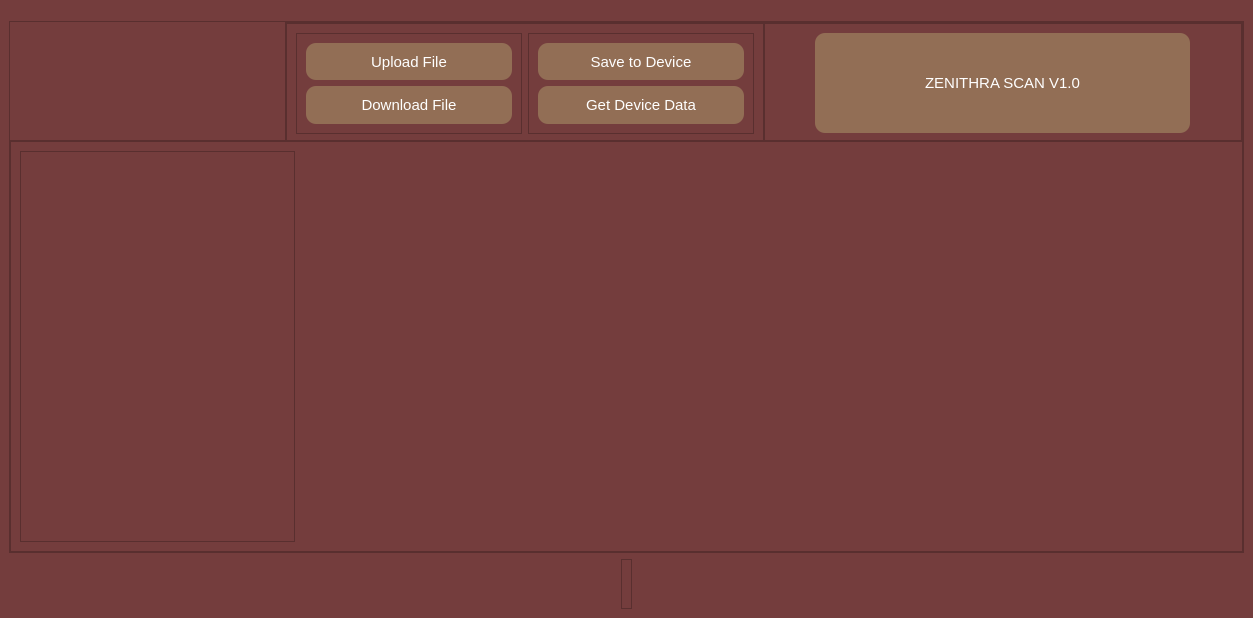
<?xml version="1.0" encoding="UTF-8"?>
<ui version="4.0">
 <class>MainWindow</class>
 <widget class="QMainWindow" name="MainWindow">
  <property name="geometry">
   <rect>
    <x>0</x>
    <y>0</y>
    <width>1253</width>
    <height>618</height>
   </rect>
  </property>
  <property name="sizePolicy">
   <sizepolicy hsizetype="Preferred" vsizetype="Fixed">
    <horstretch>0</horstretch>
    <verstretch>0</verstretch>
   </sizepolicy>
  </property>
  <property name="windowTitle">
   <string>MainWindow</string>
  </property>
  <widget class="QWidget" name="centralwidget">
   <property name="styleSheet">
    <string notr="true">*{
background-color: #743d3d;
font-size : 15px;
}
QPushButton{
background-color: #926e55;
color: rgb(255, 255, 255);
width : 100%;
padding : 10px;
border-radius: 10px}
QPushButton:hover{
background-color: #634b3a
}

</string>
   </property>
   <layout class="QVBoxLayout" name="verticalLayout">
    <item>
     <widget class="QFrame" name="frame">
      <property name="minimumSize">
       <size>
        <width>0</width>
        <height>125</height>
       </size>
      </property>
      <property name="maximumSize">
       <size>
        <width>16777215</width>
        <height>100</height>
       </size>
      </property>
      <property name="autoFillBackground">
       <bool>false</bool>
      </property>
      <property name="frameShape">
       <enum>QFrame::StyledPanel</enum>
      </property>
      <property name="frameShadow">
       <enum>QFrame::Raised</enum>
      </property>
      <layout class="QHBoxLayout" name="horizontalLayout">
       <property name="spacing">
        <number>0</number>
       </property>
       <property name="leftMargin">
        <number>0</number>
       </property>
       <property name="topMargin">
        <number>0</number>
       </property>
       <property name="rightMargin">
        <number>0</number>
       </property>
       <property name="bottomMargin">
        <number>0</number>
       </property>
       <item>
        <widget class="QLabel" name="label">
         <property name="minimumSize">
          <size>
           <width>275</width>
           <height>100</height>
          </size>
         </property>
         <property name="maximumSize">
          <size>
           <width>275</width>
           <height>100</height>
          </size>
         </property>
         <property name="text">
          <string/>
         </property>
         <property name="pixmap">
          <pixmap>../LOGO/zentrack-high-resolution-logo-transparent.png</pixmap>
         </property>
         <property name="scaledContents">
          <bool>true</bool>
         </property>
        </widget>
       </item>
       <item alignment="Qt::AlignVCenter">
        <widget class="QFrame" name="frame_4">
         <property name="frameShape">
          <enum>QFrame::StyledPanel</enum>
         </property>
         <property name="frameShadow">
          <enum>QFrame::Raised</enum>
         </property>
         <layout class="QHBoxLayout" name="horizontalLayout_2">
          <property name="spacing">
           <number>0</number>
          </property>
          <property name="leftMargin">
           <number>0</number>
          </property>
          <property name="topMargin">
           <number>0</number>
          </property>
          <property name="rightMargin">
           <number>0</number>
          </property>
          <property name="bottomMargin">
           <number>0</number>
          </property>
          <item>
           <widget class="QFrame" name="frame_8">
            <property name="frameShape">
             <enum>QFrame::StyledPanel</enum>
            </property>
            <property name="frameShadow">
             <enum>QFrame::Raised</enum>
            </property>
            <layout class="QHBoxLayout" name="horizontalLayout_5">
             <item>
              <widget class="QFrame" name="frame_5">
               <property name="frameShape">
                <enum>QFrame::StyledPanel</enum>
               </property>
               <property name="frameShadow">
                <enum>QFrame::Raised</enum>
               </property>
               <layout class="QVBoxLayout" name="verticalLayout_3">
                <item>
                 <widget class="QPushButton" name="uploadbtn">
                  <property name="minimumSize">
                   <size>
                    <width>0</width>
                    <height>35</height>
                   </size>
                  </property>
                  <property name="maximumSize">
                   <size>
                    <width>375</width>
                    <height>50</height>
                   </size>
                  </property>
                  <property name="text">
                   <string>Upload File</string>
                  </property>
                 </widget>
                </item>
                <item>
                 <widget class="QPushButton" name="downloadbtn">
                  <property name="minimumSize">
                   <size>
                    <width>0</width>
                    <height>35</height>
                   </size>
                  </property>
                  <property name="text">
                   <string>Download File</string>
                  </property>
                 </widget>
                </item>
               </layout>
              </widget>
             </item>
             <item>
              <widget class="QFrame" name="frame_9">
               <property name="frameShape">
                <enum>QFrame::StyledPanel</enum>
               </property>
               <property name="frameShadow">
                <enum>QFrame::Raised</enum>
               </property>
               <layout class="QVBoxLayout" name="verticalLayout_4">
                <item>
                 <widget class="QPushButton" name="saverbtn">
                  <property name="minimumSize">
                   <size>
                    <width>0</width>
                    <height>35</height>
                   </size>
                  </property>
                  <property name="maximumSize">
                   <size>
                    <width>375</width>
                    <height>16777215</height>
                   </size>
                  </property>
                  <property name="text">
                   <string>Save to Device</string>
                  </property>
                 </widget>
                </item>
                <item>
                 <widget class="QPushButton" name="getdevicebtn">
                  <property name="minimumSize">
                   <size>
                    <width>0</width>
                    <height>35</height>
                   </size>
                  </property>
                  <property name="text">
                   <string>Get Device Data</string>
                  </property>
                 </widget>
                </item>
               </layout>
              </widget>
             </item>
            </layout>
           </widget>
          </item>
          <item>
           <widget class="QFrame" name="frame_6">
            <property name="frameShape">
             <enum>QFrame::StyledPanel</enum>
            </property>
            <property name="frameShadow">
             <enum>QFrame::Raised</enum>
            </property>
            <layout class="QHBoxLayout" name="horizontalLayout_4">
             <item alignment="Qt::AlignHCenter|Qt::AlignVCenter">
              <widget class="QPushButton" name="pushButton_3">
               <property name="minimumSize">
                <size>
                 <width>375</width>
                 <height>100</height>
                </size>
               </property>
               <property name="text">
                <string>ZENITHRA SCAN V1.0</string>
               </property>
              </widget>
             </item>
            </layout>
           </widget>
          </item>
         </layout>
        </widget>
       </item>
      </layout>
     </widget>
    </item>
    <item>
     <widget class="QFrame" name="frame_2">
      <property name="frameShape">
       <enum>QFrame::StyledPanel</enum>
      </property>
      <property name="frameShadow">
       <enum>QFrame::Raised</enum>
      </property>
      <layout class="QVBoxLayout" name="verticalLayout_2">
       <property name="spacing">
        <number>0</number>
       </property>
       <property name="sizeConstraint">
        <enum>QLayout::SetMinimumSize</enum>
       </property>
       <property name="leftMargin">
        <number>0</number>
       </property>
       <property name="topMargin">
        <number>0</number>
       </property>
       <property name="rightMargin">
        <number>0</number>
       </property>
       <property name="bottomMargin">
        <number>0</number>
       </property>
       <item>
        <widget class="QFrame" name="frame_7">
         <property name="sizePolicy">
          <sizepolicy hsizetype="Preferred" vsizetype="Expanding">
           <horstretch>0</horstretch>
           <verstretch>0</verstretch>
          </sizepolicy>
         </property>
         <property name="maximumSize">
          <size>
           <width>2000</width>
           <height>850</height>
          </size>
         </property>
         <property name="frameShape">
          <enum>QFrame::StyledPanel</enum>
         </property>
         <property name="frameShadow">
          <enum>QFrame::Raised</enum>
         </property>
         <layout class="QHBoxLayout" name="horizontalLayout_15">
          <item>
           <widget class="QFrame" name="navlyout">
            <property name="sizePolicy">
             <sizepolicy hsizetype="Minimum" vsizetype="Expanding">
              <horstretch>0</horstretch>
              <verstretch>0</verstretch>
             </sizepolicy>
            </property>
            <property name="minimumSize">
             <size>
              <width>275</width>
              <height>0</height>
             </size>
            </property>
            <property name="maximumSize">
             <size>
              <width>275</width>
              <height>16777215</height>
             </size>
            </property>
            <property name="styleSheet">
             <string notr="true">width: 20%</string>
            </property>
            <property name="frameShape">
             <enum>QFrame::StyledPanel</enum>
            </property>
            <property name="frameShadow">
             <enum>QFrame::Raised</enum>
            </property>
           </widget>
          </item>
          <item alignment="Qt::AlignLeft|Qt::AlignTop">
           <widget class="QStackedWidget" name="stackedWidget">
            <property name="sizePolicy">
             <sizepolicy hsizetype="Preferred" vsizetype="Expanding">
              <horstretch>0</horstretch>
              <verstretch>0</verstretch>
             </sizepolicy>
            </property>
            <property name="currentIndex">
             <number>0</number>
            </property>
            <widget class="QWidget" name="page1">
             <property name="sizePolicy">
              <sizepolicy hsizetype="Preferred" vsizetype="Expanding">
               <horstretch>0</horstretch>
               <verstretch>0</verstretch>
              </sizepolicy>
             </property>
             <layout class="QGridLayout" name="gridLayout_9">
              <property name="leftMargin">
               <number>0</number>
              </property>
              <property name="topMargin">
               <number>0</number>
              </property>
              <property name="rightMargin">
               <number>0</number>
              </property>
              <property name="bottomMargin">
               <number>0</number>
              </property>
              <property name="spacing">
               <number>0</number>
              </property>
             </layout>
            </widget>
            <widget class="QWidget" name="page_2"/>
           </widget>
          </item>
         </layout>
        </widget>
       </item>
      </layout>
     </widget>
    </item>
    <item alignment="Qt::AlignHCenter|Qt::AlignBottom">
     <widget class="QFrame" name="frame_3">
      <property name="sizePolicy">
       <sizepolicy hsizetype="Preferred" vsizetype="Fixed">
        <horstretch>0</horstretch>
        <verstretch>0</verstretch>
       </sizepolicy>
      </property>
      <property name="minimumSize">
       <size>
        <width>0</width>
        <height>50</height>
       </size>
      </property>
      <property name="maximumSize">
       <size>
        <width>16777215</width>
        <height>50</height>
       </size>
      </property>
      <property name="styleSheet">
       <string notr="true">position:fixed</string>
      </property>
      <property name="frameShape">
       <enum>QFrame::StyledPanel</enum>
      </property>
      <property name="frameShadow">
       <enum>QFrame::Raised</enum>
      </property>
      <layout class="QHBoxLayout" name="horizontalLayout_3">
       <property name="spacing">
        <number>0</number>
       </property>
       <property name="leftMargin">
        <number>0</number>
       </property>
       <property name="topMargin">
        <number>0</number>
       </property>
       <property name="rightMargin">
        <number>0</number>
       </property>
       <property name="bottomMargin">
        <number>0</number>
       </property>
       <item>
        <widget class="QLabel" name="label_2">
         <property name="maximumSize">
          <size>
           <width>150</width>
           <height>50</height>
          </size>
         </property>
         <property name="text">
          <string/>
         </property>
         <property name="pixmap">
          <pixmap>../LOGO/zentrack-favicon-white.png</pixmap>
         </property>
         <property name="scaledContents">
          <bool>true</bool>
         </property>
        </widget>
       </item>
      </layout>
     </widget>
    </item>
   </layout>
  </widget>
 </widget>
 <resources>
  <include location="RES.qrc"/>
 </resources>
 <connections/>
</ui>
